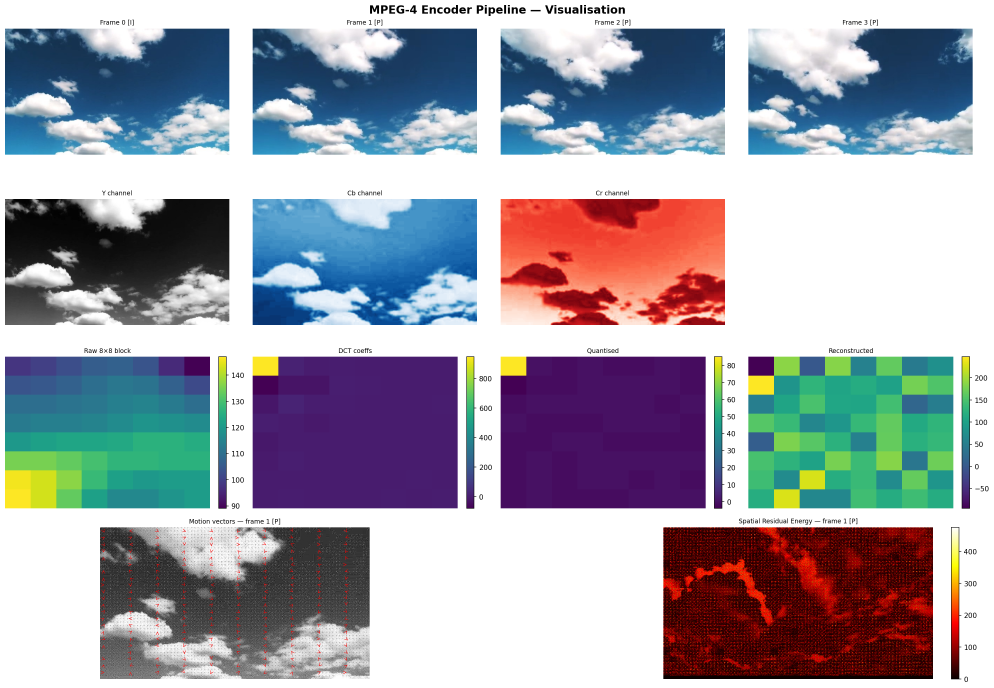
#> input picture pipeline_visualisation.png, 2982 x 2064 px (shown at 1/3 size); its folder holds only this picture in this run
$ python -i preprocessing.py   (imports and definitions only)
#> lines starting #> are read from the running program, lines starting #| are printed output that depends on the picture
import cv2
import numpy as np
import os

def load_frames(folder):
    frames = []
    files = sorted(os.listdir(folder))

    for f in files:
        path = os.path.join(folder, f)
        frame = cv2.imread(path)
        if frame is not None:
            frames.append(frame)

    return frames


def preprocess_frames(frames):
    preprocessed = []

    for f in frames:
        # 1. On convertit l'image en YCrCb
        ycbcr = cv2.cvtColor(f, cv2.COLOR_BGR2YCrCb)

        # 2. On sépare les trois canaux (CORRIGÉ : indice 1 = Cr, indice 2 = Cb)
        Y  = ycbcr[:, :, 0]
        Cr = ycbcr[:, :, 1]
        Cb = ycbcr[:, :, 2]

        # 3. Extraction de la hauteur (H) et de la largeur (W)
        hauteur = f.shape[0]
        largeur = f.shape[1]

        # 4. On divise par 2 pour le format 4:2:0
        new_h = hauteur // 2
        new_w = largeur // 2

        # 5. On redimensionne la couleur (Chroma Subsampling)
        Cb_sub = cv2.resize(Cb, (new_w, new_h), interpolation=cv2.INTER_AREA)
        Cr_sub = cv2.resize(Cr, (new_w, new_h), interpolation=cv2.INTER_AREA)

        # On stocke le résultat sous forme de tuple strict [Y, Cb, Cr]
        preprocessed.append((Y, Cb_sub, Cr_sub))

    return preprocessed

>>> import cv2
>>> picture = cv2.imread('../pipeline_visualisation.png', cv2.IMREAD_GRAYSCALE)
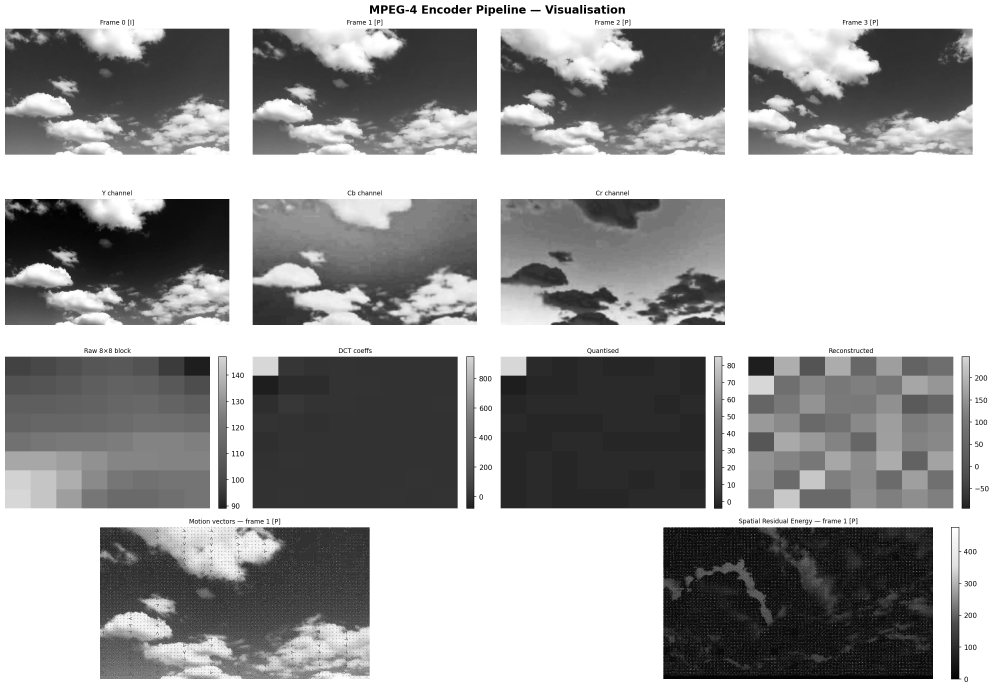
#> picture: shape (2064, 2982) (shown at 1/3 size); min 0, max 255, mean 161.1
#> the loop in preprocess_frames, `for f in frames: # 1. On convertit l'image en YCrCb` made 1 pass
#> after the loop in preprocess_frames, `for f in frames:`: preprocessed = []
#> (the run stopped early here; a loop or call above may not have finished)
